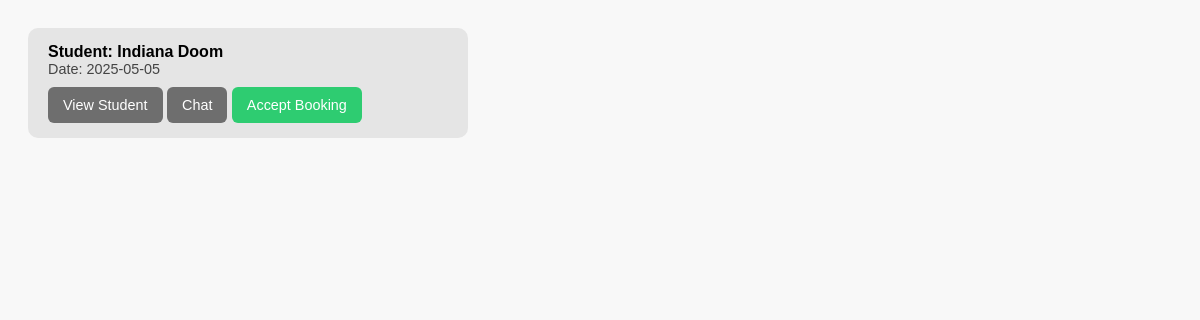
The app's page /tutor-bookings (signed in), older data.
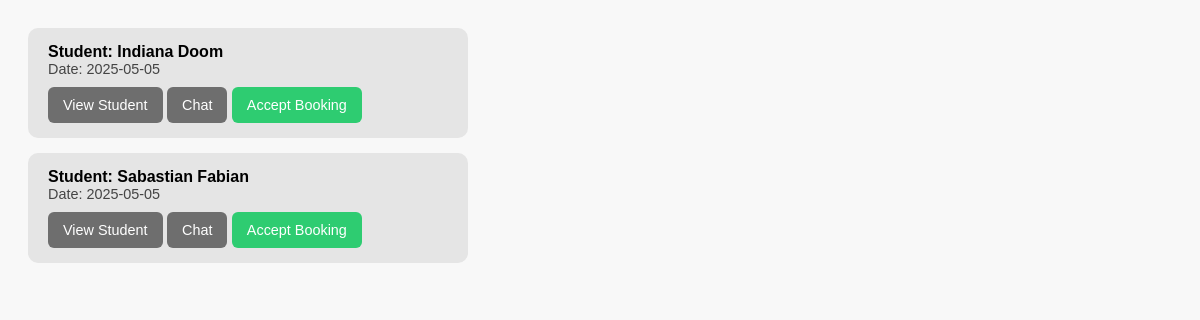
The same page, newer data.
### Website/models.py (models this page shows)
class Booking(db.Model):
    id = db.Column(db.Integer, primary_key=True)
    student_id = db.Column(db.Integer, db.ForeignKey('student.id'), nullable=False)
    tutor_id = db.Column(db.Integer, db.ForeignKey('tutor.id'), nullable=False)
    timestamp = db.Column(db.DateTime, default=datetime.utcnow)
    student = db.relationship('Student', backref='bookings')
    tutor = db.relationship('Tutor', backref='bookings')

class Student(db.Model, UserMixin):
    id = db.Column(db.Integer, primary_key=True)
    firstName = db.Column(db.String(150), nullable=False)
    lastName = db.Column(db.String(150), nullable=False)
    school = db.Column(db.String(150), nullable=False)
    levelOfStudy = db.Column(db.String(150), nullable=False)
    year = db.Column(db.Integer, nullable=False)
    email = db.Column(db.String(150), unique=True, nullable=False)
    password = db.Column(db.String(150), nullable=False)
    profilePicture = db.Column(db.String(255), nullable=True)
    created_at = db.Column(db.DateTime, default=datetime.utcnow)

### Website/views.py (the view)
@views.route('/tutor-bookings')
def tutor_bookings():
    tutor_id = current_user.id
    bookings = Booking.query.filter_by(tutor_id=tutor_id).all()
    return render_template("tutor/tutor-bookings.html", bookings=bookings)

### Website/templates/tutor/tutor-bookings.html (shortened to what this page needs)
<!DOCTYPE html>
<html lang="en">
<head>
    <link rel="stylesheet" href="{{ url_for('static', filename='stylesheets/dashboard-style.css') }}">
    <link rel="stylesheet" href="{{ url_for('static', filename='stylesheets/tutor-bookings.css') }}">
</head>
<body>
  {% if bookings %}
  {% for booking in bookings %}
  <ul>
    <div class="booking-card">
      <div>
        <div class="booking-info">
          Student: {{ booking.student.firstName }} {{ booking.student.lastName }}
        </div>
        <div class="booking-sub-info">Date: {{ booking.timestamp.strftime('%Y-%m-%d') }}</div>
      </div>
      <div class="action-buttons">
        <form action="">
          <button>View Student</button>
          <button>Chat</button>
          <button onclick="acceptBooking(this)" class="accepted">Accept Booking</button>
        </form>
      </div>
    </div>
  </ul>
  {% endfor %}
{% else %}
  <p>No bookings yet.</p>
{% endif %}
</body>
</html>

### Website/static/stylesheets/dashboard-style.css (style rules this page uses)
body { font-family: "Work Sans", sans-serif; font-optical-sizing: auto; font-weight: 450; font-style: normal; }
ul { list-style-type: none; margin: 0; padding: 0; }

### Website/static/stylesheets/tutor-bookings.css (style rules this page uses)
body { font-family: Arial, sans-serif; background: #f8f8f8; padding: 20px; }
.booking-card { background: #e5e5e5; border-radius: 10px; padding: 15px 20px; margin-bottom: 15px; display: flex; flex-direction: column; gap: 10px; width: 400px; }
.booking-info { font-weight: bold; }
.booking-sub-info { font-weight: normal; font-size: 0.9em; color: #444; }
.action-buttons { display: flex; gap: 10px; }
button { padding: 10px 15px; border: none; border-radius: 6px; cursor: pointer; font-size: 0.9em; background-color: #6e6e6e; color: white; }
button.accepted { background-color: #2ecc71; }

Row changes from the older to the newer data that the page shows:
added Booking: student.firstName "Sabastian", student.lastName "Fabian", timestamp "2025-05-05"
